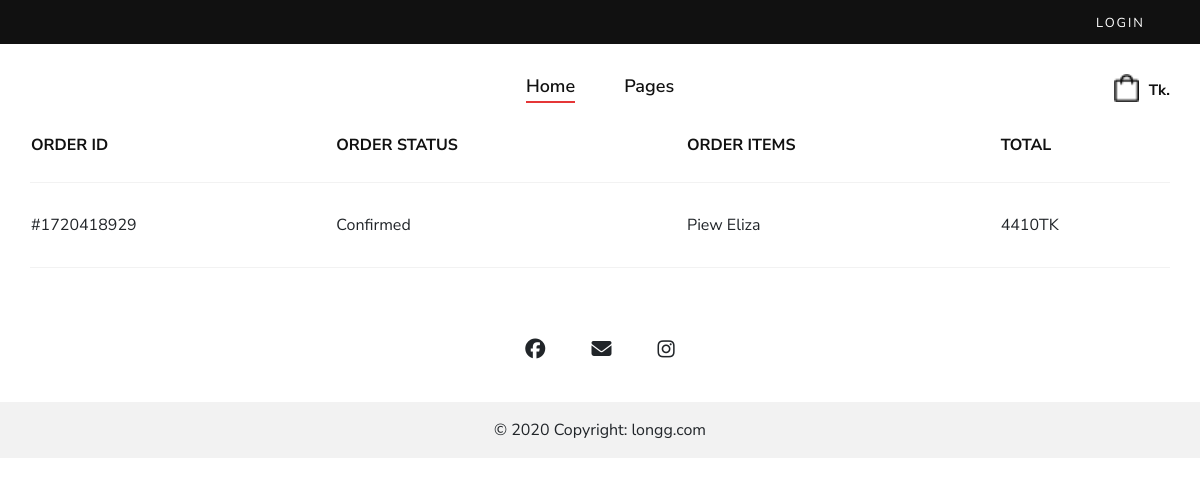
The page /myorder/58 on the database as committed earlier.
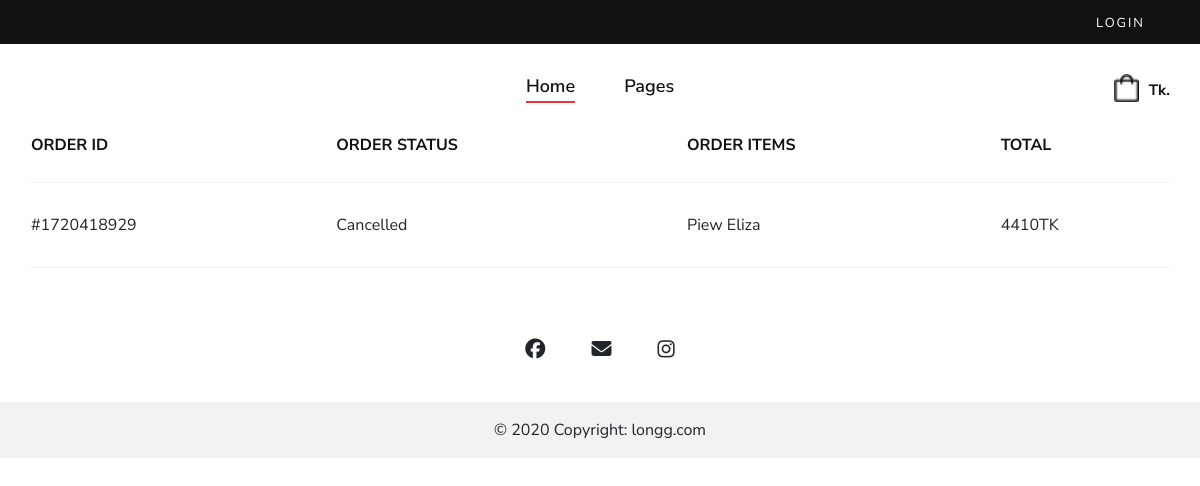
The same page on the database as committed later.
### shop/models.py (models this page shows, shortened)
class Order(models.Model):
    STATUS_CHOICES = [
        ('not_confirm','not_confirm'),
        ('Confirmed','Confirmed'),
        ('Pending', 'Pending'),
        ('Processing', 'Processing'),
        ('Shipped', 'Shipped'),
        ('Delivered', 'Delivered'),
        ('Cancelled', 'Cancelled'),
    ]
    LOCATION_CHOICES = [
        ('inside_dhaka', 'Inside Dhaka'),
        ('outside_dhaka', 'Outside Dhaka'),
    ]
    user=models.ForeignKey(UserProfile,on_delete=models.SET_NULL,null=True)
    status = models.CharField(max_length=20, choices=STATUS_CHOICES, default='Pending')
    items = models.ManyToManyField('Product', through='OrderItem')
    created_at=models.DateTimeField(default=now,blank=True)
    complete=models.BooleanField(default=False,blank=True)
    order_id=models.CharField(max_length=20,null=True,blank=True)
    coupon=models.BooleanField(default=False,null=True,blank=True)
    coupon_percentange=models.PositiveIntegerField(default=0,null=True,blank=True)
    cancel_reason=models.TextField(null=True,blank=True)
    location = models.CharField(max_length=20, choices=LOCATION_CHOICES, null=True, blank=True)
    totalbill= models.PositiveIntegerField(default=0)
    delivary_charge = models.PositiveIntegerField(default=False)
    action_by = models.ForeignKey(User,on_delete=models.SET_NULL,null=True,blank=True)
    def __str__(self):
        return str(f'{self.user} order')
    @property
    def get_total(self):
        order_items = OrderItem.objects.filter(order=self)
        total = sum(item.item_total for item in order_items)
        if self.coupon:
            total-=total*(self.coupon_percentange/100)
        return int(total)

class OrderItem(models.Model):
    product=models.ForeignKey(Product,on_delete=models.CASCADE,null=True)
    quantity=models.IntegerField(default=0)
    add_on_product= models.ManyToManyField(AddOnProduct)
    order = models.ForeignKey(Order, related_name='order_items',null=True, on_delete=models.CASCADE)
    size=models.CharField(max_length=10,blank=True,null=True)
    is_stitched = models.BooleanField(default=True)
    @property
    def item_total(self):
        add_on = self.add_on_product.all()
        total_add_on = sum(add_pro.price for add_pro in add_on)
        if  self.is_stitched:
            total=self.product.price*self.quantity
        else:
            total=self.product.unstitched_price*self.quantity
        return total+(total_add_on*self.quantity)

class Product(models.Model):
    name=models.CharField(max_length=100)
    slug = AutoSlugField(populate_from='name',unique=True,null=True,default=None)
    product_code=models.CharField(max_length=100,null=True,blank=True)
    add_on_product=models.ManyToManyField(AddOnProduct,blank=True)
    add_on_product2=models.ManyToManyField(AddOnProduct,related_name='ad_on_2',blank=True)
    add_on_product3=models.ManyToManyField(AddOnProduct,related_name="ad_on_3",blank=True)
    description=models.TextField(null=True,blank=True)
    price = models.IntegerField(default=0)
    unstitched_price = models.PositiveIntegerField(default=0)
    discount_percent=models.IntegerField(default=0)
    main_price = models.IntegerField(default=0)
    discount=models.BooleanField(default=True,null=True,blank=False)
    productCategory = models.ManyToManyField(ProductCategory)
    collectionset = models.ForeignKey(CollectionSet,on_delete=models.SET_NULL,null=True,blank=True)
    image=ResizedImageField(upload_to='product-image/',blank=True,null=True)
    image2=ResizedImageField(upload_to='product-image/',blank=True,null=True)
    image3=ResizedImageField(upload_to='product-image/',blank=True,null=True)
    image4=ResizedImageField(upload_to='product-image/',blank=True,null=True)
    arrive_at=models.DateTimeField(default=now,blank=True)
    new_arrival=models.BooleanField(default=False,blank=True)
    tags = TaggableManager()
    in_stock=models.BooleanField(default=True,blank=True)
    ratting = models.FloatField(default=0)

class AddOnProduct(models.Model):
    name=models.CharField(max_length=100)
    price=models.PositiveIntegerField(default=0)
    size = models.CharField(max_length=10,null=True,blank=True)

### shop/views.py (the view)
# urls.py: path('myorder/<int:pk>',profile, name="profile"),
def profile(request,pk):
    user=UserProfile.objects.get(id=pk)
    orders=Order.objects.filter(user=user,complete=True).order_by('-created_at')
    print(user)
    print(orders)
    context={
        'orders':orders,
        'userProfile':user
    }
    return render(request,'shop/profile.html',context)

### shop/models.py (called while the page is built)
    def __str__(self):
        return str(self.user)

### shop/templates/shop/profile.html
{% extends 'shop/main.html' %}
{% block body %}
<div class="container">
  <div class="row">
    <div class="col-lg-12">
      <div class="shopping__cart__table">
        <table>
            <thead>
                <tr>
                  <th>Order Id</th>
                  <th>Order status</th>
                  <th>Order items</th>
                  <th>Total</th>
                </tr>
            </thead>
            <tbody>
              {% for order in orders %}
              {% if order.status != 'not_confirm' %}
                  <tr>
                      <td>#{{ order.order_id }}</td>
                      <td>{{ order.status }}</td>
                      <td>
                          {% for item in order.order_items.all %}
                              {{ item.product.name }}
                          {% endfor %}
                      </td>
                      <td>{{ order.get_total }}TK</td>
                  </tr>
              {% endif %}
          {% endfor %}
            </tbody>
        </table>
      </div>
    </div>
  </div>
</div>
{% endblock %}

### shop/templates/shop/main.html (shortened to what this page needs)
<!DOCTYPE html>
{% load static %}
<html lang="zxx">
<head>
    <link rel="stylesheet" href="https://cdnjs.cloudflare.com/ajax/libs/font-awesome/6.5.1/css/all.min.css" />
    <link rel="stylesheet" href="{% static 'shop/css/bootstrap.min.css' %}" type="text/css">
    <link rel="stylesheet" href="{% static 'shop/css/font-awesome.min.css' %}" type="text/css">
    <link rel="stylesheet" href="{% static 'shop/css/elegant-icons.css' %}" type="text/css">
    <link rel="stylesheet" href="{% static 'shop/css/magnific-popup.css' %}" type="text/css">
    <link rel="stylesheet" href="{% static 'shop/css/nice-select.css' %}" type="text/css">
    <link rel="stylesheet" href="{% static 'shop/css/owl.carousel.min.css' %}" type="text/css">
    <link rel="stylesheet" href="{% static 'shop/css/slicknav.min.css' %}" type="text/css">
    <link rel="stylesheet" href="{% static 'shop/css/style.css' %}" type="text/css">
</head>
<body>
    <header class="header">
        <div class="header__top">
            <div class="container">
                <div class="row">
                    <div class="col-lg-6 col-md-7">
                    </div>
                    <div class="col-lg-6 col-md-5">
                        <div class="header__top__right">
                            <div class="header__top__links">
                                {% if user.is_authenticated %}
                                <a href="{% url 'logout' %}">logout</a>
                                {% else %}
                                <a href="{% url 'login' %}">login</a>
                                {% endif %}
                            </div>
                        </div>
                    </div>
                </div>
            </div>
        </div>
        <div class="container">
            <div class="row">
                <div class="col-lg-3 col-md-3">
                    <div class="header__logo">
                    </div>
                </div>
                <div class="col-lg-6 col-md-6">
                    <nav class="header__menu mobile-menu">
                        <ul>
                            <li class="active"><a href="/">Home</a></li>
                            <li><a href="#">Pages</a>
                            </li>
                        </ul>
                    </nav>
                </div>
                <div class="col-lg-3 col-md-3">
                    <div class="header__nav__option">
                        <a href="{% url 'cart' %}"><img src="{% static 'shop/img/icon/cart.png' %}" width="25" alt=""> </a>
                        <div class="price">{{order.get_total}}Tk.</div>
                    </div>
                </div>
            </div>
        </div>
    </header>
	{% block body %}
    {% endblock %}
    <footer class="text-center bg-body-tertiary">
        <div class="container pt-4">
          <section class="mb-4">
            <a
              data-mdb-ripple-init
              class="btn btn-link btn-floating btn-lg text-body m-1"
              href="https://www.facebook.com/LONGGFASHION"
              role="button"
              target="_blank"
              data-mdb-ripple-color="dark"
              ><i class="fab fa-facebook-f"></i
            ></a>
            <a
              data-mdb-ripple-init
              class="btn btn-link btn-floating btn-lg text-body m-1"
              href="mailto:longfashion2020@gmail.com"
              role="button"
              target="_blank"
              data-mdb-ripple-color="dark"
              ><i class="fa-solid fa-envelope"></i></a>
            <a
              data-mdb-ripple-init
              class="btn btn-link btn-floating btn-lg text-body m-1"
              href="https://www.instagram.com/longgfashion/?hl=en"
              role="button"
              target="_blank"
              data-mdb-ripple-color="dark"
              ><i class="fa fa-instagram"></i
            ></a>
          </section>
        </div>
        <div class="text-center p-3" style="background-color: rgba(0, 0, 0, 0.05);">
          © 2020 Copyright:
          <a class="text-body" href="https://mdbootstrap.com/">longg.com</a>
        </div>
      </footer>
    <link href="https://fonts.maateen.me/mukti/font.css" rel="stylesheet">
</body>
</html>

### shop/static/shop/css/style.css (style rules this page uses)
html, body { height: 100%; font-family: "Nunito Sans", sans-serif; -webkit-font-smoothing: antialiased; }
img { max-width: 100%; }
ul, ol { padding: 0; margin: 0; }
.header { background: #ffffff; }
.header__top { background: #111111; padding: 10px 0; }
.header__top__right { text-align: right; }
.header__top__links { display: inline-block; margin-right: 25px; }
.header__top__links a { color: #ffffff; font-size: 13px; text-transform: uppercase; letter-spacing: 2px; margin-right: 28px; display: inline-block; }
.header__top__links a:last-child { margin-right: 0; }
.header__logo { padding: 30px 0; }
.header__menu { text-align: center; padding: 26px 0 25px; }
.header__menu ul li { list-style: none; display: inline-block; margin-right: 45px; position: relative; }
.header__menu ul li.active a:after { -webkit-transform: scale(1); -ms-transform: scale(1); transform: scale(1); }
.header__menu ul li:last-child { margin-right: 0; }
.header__menu ul li a { font-size: 18px; color: #111111; display: block; font-weight: 600; position: relative; padding: 3px 0; }
.header__menu ul li a:after { position: absolute; left: 0; bottom: 0; width: 100%; height: 2px; background: #e53637; content: ""; -webkit-transition: all, 0.5s; -o-transition: all, 0.5s; transition: all, 0.5s; -webkit-transform: scale(0); -ms-transform: scale(0); transform: scale(0); }
.header__nav__option { text-align: right; padding: 30px 0; }
.header__nav__option a { display: inline-block; margin-right: 26px; position: relative; }
.header__nav__option .price { font-size: 15px; color: #111111; font-weight: 700; display: inline-block; margin-left: -20px; position: relative; top: 3px; }
.shopping__cart__table { margin-bottom: 30px; }
.shopping__cart__table table { width: 100%; }
.shopping__cart__table table thead { border-bottom: 1px solid #f2f2f2; }
.shopping__cart__table table thead tr th { color: #111111; font-size: 16px; font-weight: 700; text-transform: uppercase; padding-bottom: 25px; }
.shopping__cart__table table tbody tr { border-bottom: 1px solid #f2f2f2; }
.shopping__cart__table table tbody tr td { padding-bottom: 30px; padding-top: 30px; }
@media only screen and (min-width: 1200px) { .container { max-width: 1170px; } }

Rows that differ between the two databases and show on the page:
changed Order: status "Confirmed" → "Cancelled"
